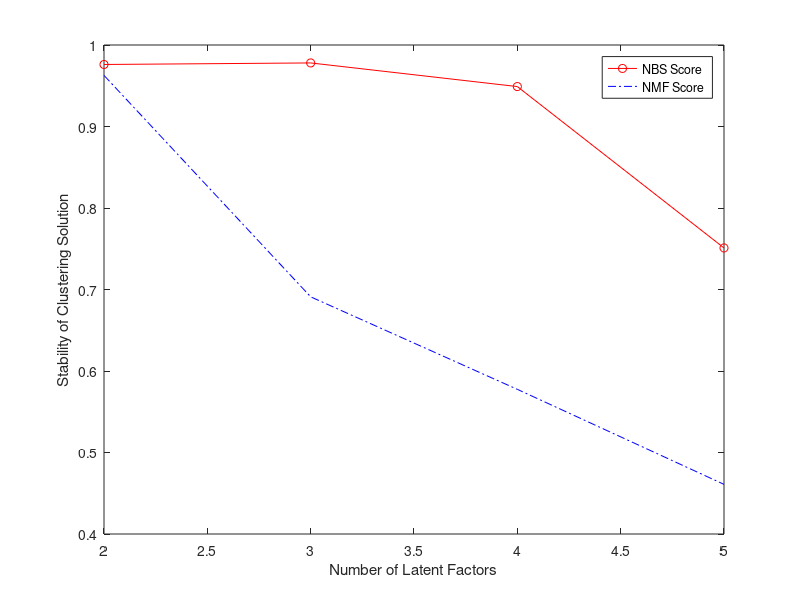

Here is the MATLAB script that generated this plot:
% This script plots dispersion coefficient

range_factors = [2,3,4,5];

dc_NBS = [0.9761,0.9780,0.9490,0.7510];
dc_NMF = [0.9627,0.6910,0.5775,0.4609];

figure(1)
plot(range_factors,dc_NBS,'-ro',range_factors,dc_NMF,'-.b');
legend('NBS Score','NMF Score');
xlabel('Number of Latent Factors');
ylabel('Stability of Clustering Solution');
